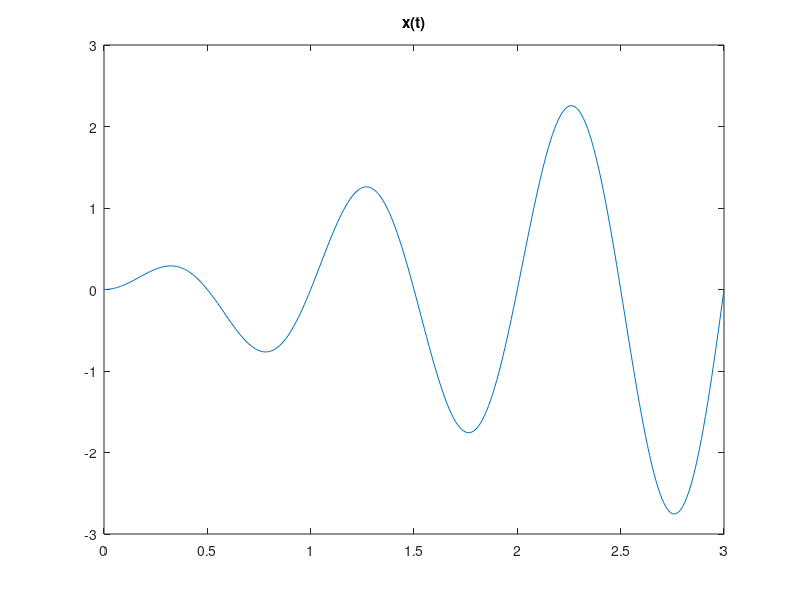
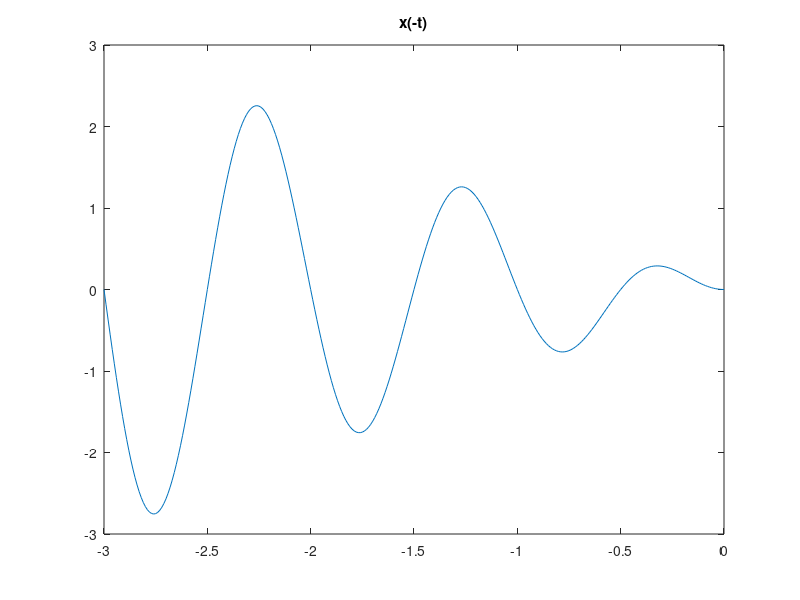
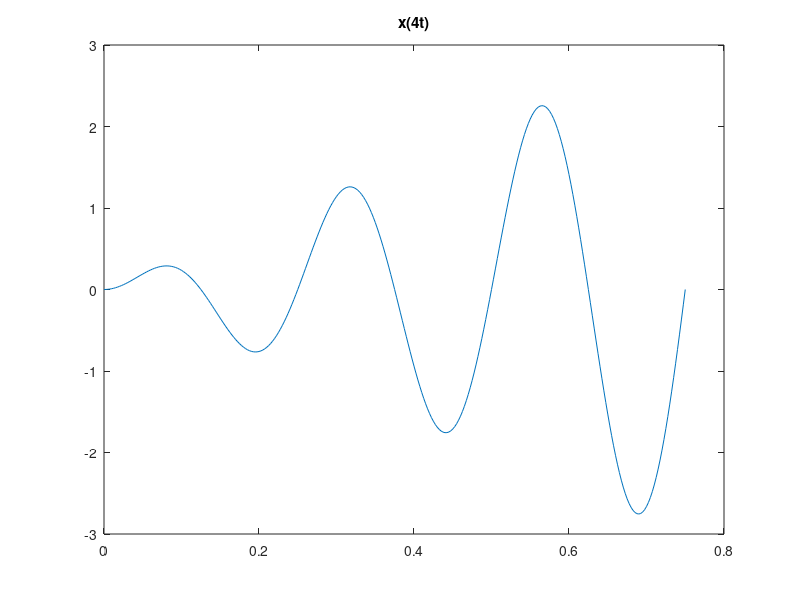
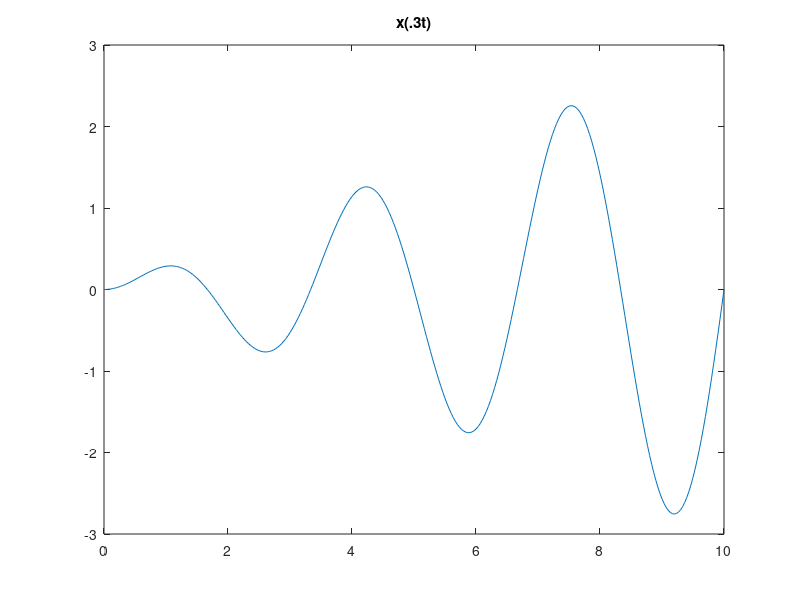

Here is the MATLAB script that generated these plots, in order:

#Problem 1:
#Consider the signal 𝑥(𝑡) = 𝑡 sin(2𝑡)(𝑢(𝑡) − 𝑢(𝑡 − 3))
#a) Plot the signal 𝑥(𝑡)
#b) Plot the signal 𝑥(−𝑡)
#c) Plot the signal 𝑥(4𝑡)
#d) Plot the signal 𝑥(0.3𝑡)
#e) Plot the signal 𝑥(𝑡 + 2)
#f) Plot the signal 𝑥(𝑡 − 3)
#g) Plot the signal 𝑥(1 − 3𝑡)



#defining steps
steps = 0.01;
#defining time
#u(t) - u(t-3) will give a pulse of duration 3 unit
#starting from 0 to 3
t = 0:steps:3;

#(a)
figure;
#defining the signal x(t)
x= t .*sin(2*pi*t);
plot(t,x);
title("x(t)");
#please check a2p1_1.jpg for the plot


#(b)
figure;
#defining x(-t)
x_nvg = -t .*sin(2*pi*(-t));
plot(-t,x_nvg);
title("x(-t)")
#please check a2p1_2.jpg for the plot

#(c) 
figure
#ploting x(4t)
a = 4;
plot((1/a)*t, x);
title("x(4t)")
#please check a2p1_3.jpg for the plot

#(d)
figure;
#ploting x(.3t)
a = 0.3;
plot((1/.3)*t, x);
title("x(.3t)")
#please check a2p1_4.jpg for the plot

#(e)
figure;
#ploting x(t+2)
t0 = 2
plot(t -t0,x);
title("x(t+2)")
#please check a2p1_5.jpg for the plot


#(f)
figure;
#ploting x(t-3)
t0 = -3;
plot(t - t0, x);
title("x(t-3)")
#please check a2p1_6.jpg for the plot

#(g)
figure;
#ploting x(1- 3t)   or x(-3(t - 1/3))
t0 = -1/3
a = -3
plot((1/a)*(t- t0), x)
title("x(1- 3t)")
#please check a2p1_7.jpg for the plot
